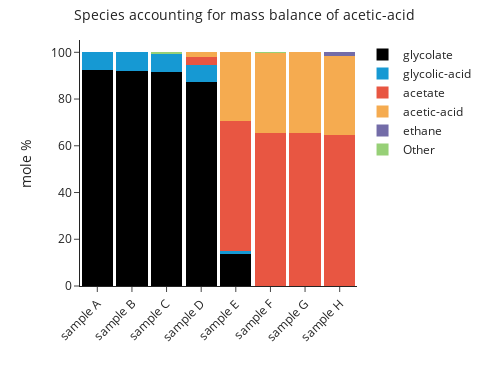

Write notebook code for a chart like this one.
### Code cell
speciation.plot_mass_contribution("acetic-acid")

### Figure 1 — Plotly figure (JSON) as saved in the notebook; plotly's stock layout.template omitted (floating-point values rounded to 4 significant figures)
{"data": [{"hovertemplate": "species=glycolate<br>sample=%{x}<br>mole %=%{y}<extra></extra>", "legendgroup": "glycolate", "marker": {"color": "#000000", "line": {"width": 0}, "pattern": {"shape": ""}}, "name": "glycolate", "orientation": "v", "showlegend": true, "textposition": "auto", "type": "bar", "width": 0.9, "x": ["sample A", "sample B", "sample C", "sample D", "sample E"], "xaxis": "x", "y": [92.25, 92.2, 91.73, 87.26, 13.65], "yaxis": "y"}, {"hovertemplate": "species=glycolic-acid<br>sample=%{x}<br>mole %=%{y}<extra></extra>", "legendgroup": "glycolic-acid", "marker": {"color": "#1699d3", "line": {"width": 0}, "pattern": {"shape": ""}}, "name": "glycolic-acid", "orientation": "v", "showlegend": true, "textposition": "auto", "type": "bar", "width": 0.9, "x": ["sample A", "sample B", "sample C", "sample D", "sample E"], "xaxis": "x", "y": [7.75, 7.74, 7.71, 7.34, 1.18], "yaxis": "y"}, {"hovertemplate": "species=acetate<br>sample=%{x}<br>mole %=%{y}<extra></extra>", "legendgroup": "acetate", "marker": {"color": "#e85642", "line": {"width": 0}, "pattern": {"shape": ""}}, "name": "acetate", "orientation": "v", "showlegend": true, "textposition": "auto", "type": "bar", "width": 0.9, "x": ["sample D", "sample E", "sample F", "sample G", "sample H"], "xaxis": "x", "y": [3.58, 55.92, 65.4, 65.51, 64.48], "yaxis": "y"}, {"hovertemplate": "species=acetic-acid<br>sample=%{x}<br>mole %=%{y}<extra></extra>", "legendgroup": "acetic-acid", "marker": {"color": "#f5ab50", "line": {"width": 0}, "pattern": {"shape": ""}}, "name": "acetic-acid", "orientation": "v", "showlegend": true, "textposition": "auto", "type": "bar", "width": 0.9, "x": ["sample D", "sample E", "sample F", "sample G", "sample H"], "xaxis": "x", "y": [1.82, 29.25, 34.43, 34.49, 34.01], "yaxis": "y"}, {"hovertemplate": "species=ethane<br>sample=%{x}<br>mole %=%{y}<extra></extra>", "legendgroup": "ethane", "marker": {"color": "#736ca8", "line": {"width": 0}, "pattern": {"shape": ""}}, "name": "ethane", "orientation": "v", "showlegend": true, "textposition": "auto", "type": "bar", "width": 0.9, "x": ["sample H"], "xaxis": "x", "y": [1.51], "yaxis": "y"}, {"hovertemplate": "species=Other<br>sample=%{x}<br>mole %=%{y}<extra></extra>", "legendgroup": "Other", "marker": {"color": "#97d077", "line": {"width": 0}, "pattern": {"shape": ""}}, "name": "Other", "orientation": "v", "showlegend": true, "textposition": "auto", "type": "bar", "width": 0.9, "x": ["sample A", "sample B", "sample C", "sample D", "sample E", "sample F", "sample G", "sample H"], "xaxis": "x", "y": [0.0, 0.06, 0.56, 0.0, 0.0, 0.17, 0.0, 0.0], "yaxis": "y"}], "layout": {"bargap": 0, "barmode": "relative", "height": 366, "legend": {"title": {}, "tracegroupgap": 0}, "margin": {"t": 40}, "title": {"text": "<span style=\"font-size: 14px;\">Species accounting for mass balance of acetic-acid</span>", "x": 0.5, "xanchor": "center"}, "width": 488, "xaxis": {"anchor": "y", "autorange": true, "categoryarray": ["sample A", "sample B", "sample C", "sample D", "sample E", "sample F", "sample G", "sample H"], "categoryorder": "array", "domain": [0, 1], "fixedrange": true, "range": [-0.5, 7.5], "tickangle": -45, "title": {}, "type": "category"}, "yaxis": {"anchor": "x", "autorange": true, "domain": [0, 1], "fixedrange": true, "range": [0, 105.3], "title": {"text": "mole %"}, "type": "linear"}}}
